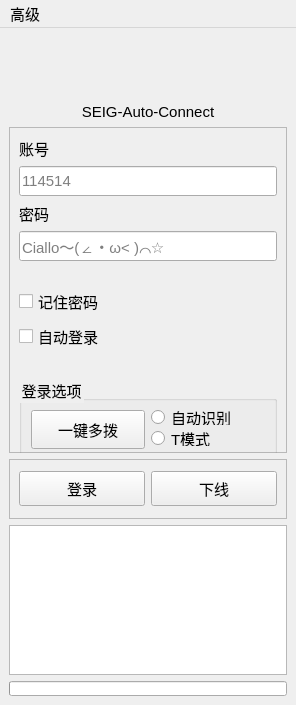
<?xml version="1.0" encoding="UTF-8"?>
<ui version="4.0">
 <class>MainWindow</class>
 <widget class="QMainWindow" name="MainWindow">
  <property name="geometry">
   <rect>
    <x>0</x>
    <y>0</y>
    <width>296</width>
    <height>705</height>
   </rect>
  </property>
  <property name="sizePolicy">
   <sizepolicy hsizetype="MinimumExpanding" vsizetype="MinimumExpanding">
    <horstretch>0</horstretch>
    <verstretch>0</verstretch>
   </sizepolicy>
  </property>
  <property name="minimumSize">
   <size>
    <width>296</width>
    <height>705</height>
   </size>
  </property>
  <property name="windowTitle">
   <string>MainWindow</string>
  </property>
  <property name="styleSheet">
   <string notr="true">* {
    font-size: 15px;
}</string>
  </property>
  <property name="iconSize">
   <size>
    <width>64</width>
    <height>64</height>
   </size>
  </property>
  <widget class="QWidget" name="centralwidget">
   <layout class="QGridLayout" name="gridLayout">
    <item row="0" column="0">
     <widget class="QPushButton" name="pushButton_3">
      <property name="minimumSize">
       <size>
        <width>0</width>
        <height>60</height>
       </size>
      </property>
      <property name="styleSheet">
       <string notr="true">QPushButton{
	border:none;
}
</string>
      </property>
      <property name="text">
       <string/>
      </property>
      <property name="icon">
       <iconset resource="res.qrc">
        <normaloff>:/icon/yish.ico</normaloff>:/icon/yish.ico</iconset>
      </property>
      <property name="iconSize">
       <size>
        <width>48</width>
        <height>48</height>
       </size>
      </property>
     </widget>
    </item>
    <item row="1" column="0">
     <widget class="QLabel" name="label_3">
      <property name="text">
       <string>SEIG-Auto-Connect</string>
      </property>
      <property name="alignment">
       <set>Qt::AlignCenter</set>
      </property>
     </widget>
    </item>
    <item row="3" column="0">
     <widget class="QFrame" name="frame">
      <property name="minimumSize">
       <size>
        <width>0</width>
        <height>181</height>
       </size>
      </property>
      <property name="frameShape">
       <enum>QFrame::StyledPanel</enum>
      </property>
      <property name="frameShadow">
       <enum>QFrame::Raised</enum>
      </property>
      <layout class="QVBoxLayout" name="verticalLayout">
       <item>
        <widget class="QLabel" name="label">
         <property name="text">
          <string>账号</string>
         </property>
        </widget>
       </item>
       <item>
        <widget class="QLineEdit" name="lineEdit">
         <property name="minimumSize">
          <size>
           <width>0</width>
           <height>30</height>
          </size>
         </property>
         <property name="placeholderText">
          <string>114514</string>
         </property>
        </widget>
       </item>
       <item>
        <widget class="QLabel" name="label_2">
         <property name="text">
          <string>密码</string>
         </property>
        </widget>
       </item>
       <item>
        <widget class="QLineEdit" name="lineEdit_2">
         <property name="minimumSize">
          <size>
           <width>0</width>
           <height>30</height>
          </size>
         </property>
         <property name="inputMask">
          <string/>
         </property>
         <property name="text">
          <string/>
         </property>
         <property name="echoMode">
          <enum>QLineEdit::Password</enum>
         </property>
         <property name="placeholderText">
          <string>Ciallo～(∠・ω&lt; )⌒☆</string>
         </property>
        </widget>
       </item>
       <item>
        <spacer name="horizontalSpacer_2">
         <property name="orientation">
          <enum>Qt::Horizontal</enum>
         </property>
         <property name="sizeHint" stdset="0">
          <size>
           <width>40</width>
           <height>20</height>
          </size>
         </property>
        </spacer>
       </item>
       <item>
        <widget class="QCheckBox" name="checkBox">
         <property name="text">
          <string>记住密码</string>
         </property>
        </widget>
       </item>
       <item>
        <widget class="QCheckBox" name="checkBox_2">
         <property name="toolTip">
          <string>开机自动启动，并且启动后自动登录</string>
         </property>
         <property name="text">
          <string>自动登录</string>
         </property>
        </widget>
       </item>
       <item>
        <spacer name="horizontalSpacer">
         <property name="orientation">
          <enum>Qt::Horizontal</enum>
         </property>
         <property name="sizeHint" stdset="0">
          <size>
           <width>40</width>
           <height>20</height>
          </size>
         </property>
        </spacer>
       </item>
       <item>
        <widget class="QGroupBox" name="groupBox">
         <property name="minimumSize">
          <size>
           <width>0</width>
           <height>81</height>
          </size>
         </property>
         <property name="toolTip">
          <string>如果您不清楚此设置的含义，请保持默认不要修改！！！</string>
         </property>
         <property name="title">
          <string>登录选项</string>
         </property>
         <layout class="QGridLayout" name="gridLayout_2">
          <item row="0" column="0" rowspan="2">
           <widget class="QPushButton" name="pushButton_4">
            <property name="minimumSize">
             <size>
              <width>0</width>
              <height>39</height>
             </size>
            </property>
            <property name="toolTip">
             <string>需要确保您已拥有多拨的条件才能成功多拨</string>
            </property>
            <property name="text">
             <string>一键多拨</string>
            </property>
           </widget>
          </item>
          <item row="0" column="1">
           <widget class="QRadioButton" name="radioButton_2">
            <property name="toolTip">
             <string>自动识别账号类型，使用对应的登录方式</string>
            </property>
            <property name="text">
             <string>自动识别</string>
            </property>
           </widget>
          </item>
          <item row="1" column="1">
           <widget class="QRadioButton" name="radioButton_3">
            <property name="toolTip">
             <string>始终使用T模式，部分账号不支持此模式</string>
            </property>
            <property name="text">
             <string>T模式</string>
            </property>
           </widget>
          </item>
         </layout>
        </widget>
       </item>
      </layout>
     </widget>
    </item>
    <item row="7" column="0">
     <widget class="QListWidget" name="listWidget">
      <property name="autoScrollMargin">
       <number>16</number>
      </property>
      <property name="tabKeyNavigation">
       <bool>true</bool>
      </property>
      <property name="showDropIndicator" stdset="0">
       <bool>false</bool>
      </property>
      <property name="dragEnabled">
       <bool>false</bool>
      </property>
      <property name="dragDropOverwriteMode">
       <bool>false</bool>
      </property>
      <property name="verticalScrollMode">
       <enum>QAbstractItemView::ScrollPerPixel</enum>
      </property>
      <property name="horizontalScrollMode">
       <enum>QAbstractItemView::ScrollPerPixel</enum>
      </property>
     </widget>
    </item>
    <item row="4" column="0" rowspan="2">
     <widget class="QFrame" name="frame_2">
      <property name="minimumSize">
       <size>
        <width>0</width>
        <height>60</height>
       </size>
      </property>
      <property name="frameShape">
       <enum>QFrame::StyledPanel</enum>
      </property>
      <property name="frameShadow">
       <enum>QFrame::Raised</enum>
      </property>
      <layout class="QHBoxLayout" name="horizontalLayout">
       <item>
        <widget class="QPushButton" name="pushButton">
         <property name="minimumSize">
          <size>
           <width>0</width>
           <height>35</height>
          </size>
         </property>
         <property name="text">
          <string>登录</string>
         </property>
        </widget>
       </item>
       <item>
        <widget class="QPushButton" name="pushButton_2">
         <property name="minimumSize">
          <size>
           <width>0</width>
           <height>35</height>
          </size>
         </property>
         <property name="text">
          <string>下线</string>
         </property>
        </widget>
       </item>
      </layout>
     </widget>
    </item>
    <item row="8" column="0">
     <widget class="QProgressBar" name="progressBar">
      <property name="minimumSize">
       <size>
        <width>0</width>
        <height>15</height>
       </size>
      </property>
      <property name="value">
       <number>0</number>
      </property>
      <property name="textVisible">
       <bool>false</bool>
      </property>
     </widget>
    </item>
   </layout>
  </widget>
  <widget class="QMenuBar" name="menubar">
   <property name="geometry">
    <rect>
     <x>0</x>
     <y>0</y>
     <width>296</width>
     <height>26</height>
    </rect>
   </property>
   <widget class="QMenu" name="menu">
    <property name="title">
     <string>高级</string>
    </property>
   </widget>
   <addaction name="menu"/>
  </widget>
  <action name="action">
   <property name="text">
    <string>登录参数</string>
   </property>
  </action>
 </widget>
 <resources>
  <include location="res.qrc"/>
 </resources>
 <connections/>
</ui>
